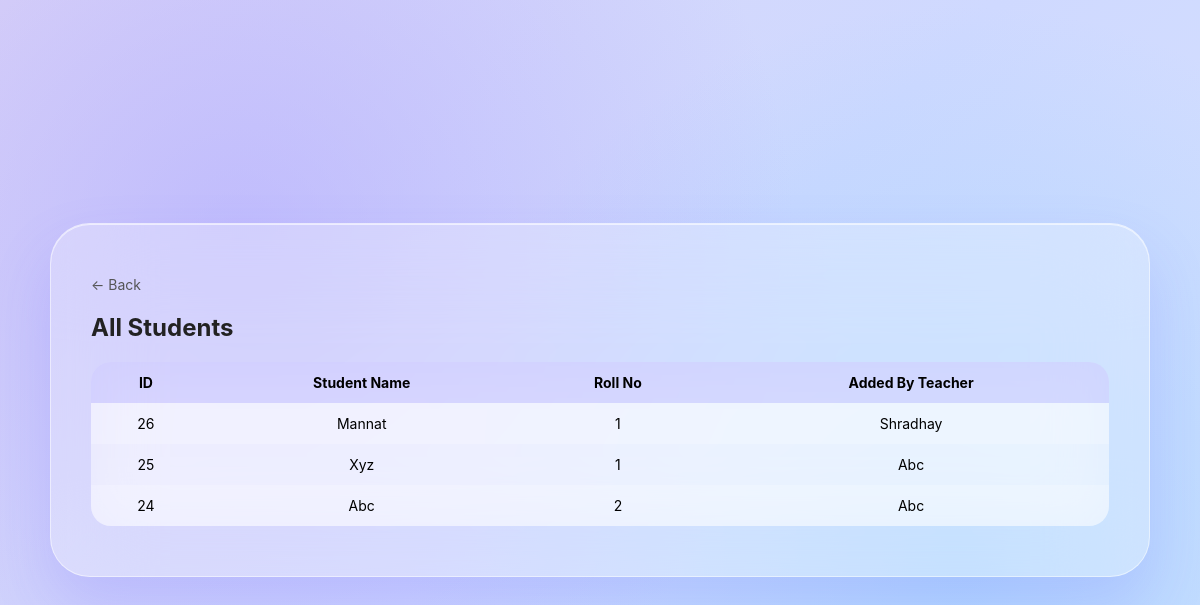
The app's page /view_students.php (signed in) with its own data.
### tables this page shows
CREATE TABLE `students` (
  `id` int NOT NULL AUTO_INCREMENT,
  `principal_id` int NOT NULL,
  `teacher_id` int NOT NULL,
  `name` varchar(150) NOT NULL,
  `password` varchar(255) NOT NULL,
  `created_at` timestamp NULL DEFAULT CURRENT_TIMESTAMP,
  `roll_no` varchar(100) DEFAULT NULL,
  `branch_id` int NOT NULL,
  `class_id` int NOT NULL,
  `university_id` int DEFAULT NULL,
  PRIMARY KEY (`id`),
  UNIQUE KEY `unique_roll` (`roll_no`,`branch_id`,`class_id`),
  KEY `principal_id` (`principal_id`),
  KEY `teacher_id` (`teacher_id`),
  KEY `fk_students_class` (`class_id`),
  CONSTRAINT `fk_students_class` FOREIGN KEY (`class_id`) REFERENCES `classes` (`id`) ON DELETE CASCADE,
  CONSTRAINT `students_ibfk_1` FOREIGN KEY (`principal_id`) REFERENCES `principal` (`id`) ON DELETE CASCADE,
  CONSTRAINT `students_ibfk_2` FOREIGN KEY (`teacher_id`) REFERENCES `teachers` (`id`) ON DELETE CASCADE
);

CREATE TABLE `teachers` (
  `id` int NOT NULL AUTO_INCREMENT,
  `principal_id` int NOT NULL,
  `name` varchar(150) NOT NULL,
  `email` varchar(150) NOT NULL,
  `password` varchar(255) NOT NULL,
  `qualification` varchar(150) DEFAULT NULL,
  `salary` decimal(10,2) DEFAULT '0.00',
  `created_at` timestamp NULL DEFAULT CURRENT_TIMESTAMP,
  `address` varchar(255) DEFAULT NULL,
  `identity_number` varchar(100) DEFAULT NULL,
  `is_active` tinyint(1) DEFAULT '1',
  `university_id` int DEFAULT NULL,
  `branch_id` int DEFAULT NULL,
  PRIMARY KEY (`id`),
  UNIQUE KEY `email` (`email`),
  KEY `principal_id` (`principal_id`),
  CONSTRAINT `teachers_ibfk_1` FOREIGN KEY (`principal_id`) REFERENCES `principal` (`id`) ON DELETE CASCADE
);

### view_students.php (the view, shortened to what this page needs)
<?php
include("db.php");
$principal_id = $_SESSION['principal_id'];
$query = mysqli_query($conn,
    "SELECT s.id, s.name, s.roll_no, t.name AS teacher_name
     FROM students s
     JOIN teachers t ON s.teacher_id = t.id
     WHERE s.principal_id='$principal_id'
     ORDER BY s.id DESC"
);
?>
<!DOCTYPE html>
<html>
<head>
<link rel="stylesheet" href="style.css">
</head>
<body>
<div class="glass">
<a href="teacher_dashboard.php" class="back">← Back</a>
<h2>All Students</h2>
<?php if(mysqli_num_rows($query) > 0){ ?>
<table>
<tr>
    <th>ID</th>
    <th>Student Name</th>
    <th>Roll No</th>
    <th>Added By Teacher</th>
</tr>
<?php while($row = mysqli_fetch_assoc($query)){ ?>
<tr>
    <td><?php echo $row['id']; ?></td>
    <td><?php echo $row['name']; ?></td>
    <td><?php echo $row['roll_no']; ?></td>
    <td><?php echo $row['teacher_name']; ?></td>
</tr>
<?php } ?>
</table>
<?php } else { ?>
<p>No students found.</p>
<?php } ?>
</div>
</body>
</html>

### style.css (style rules this page uses)
* { margin:0; padding:0; box-sizing:border-box; font-family:-apple-system, BlinkMacSystemFont, "Segoe UI", sans-serif; }
body { min-height:100vh; display:flex; justify-content:center; align-items:center; background: radial-gradient(circle at 20% 30%, rgba(170,160,255,0.5), transparent 50%), radial-gradient(circle at 80% 70%, rgba(120,200,255,0.4), transparent 50%), linear-gradient(135deg,#dcd6f7,#cfd9ff,#d7e3ff); padding:20px; }
.glass { width:100%; max-width:1100px; padding:50px 40px; border-radius:40px; background:rgba(255,255,255,0.28); backdrop-filter:blur(50px); -webkit-backdrop-filter:blur(50px); border:1px solid rgba(255,255,255,0.5); box-shadow: 0 30px 60px rgba(120,110,255,0.2), inset 0 1px 0 rgba(255,255,255,0.6); }
h1, h2, h3 { color:#222; margin-bottom:20px; }
.back { display:inline-block; margin-bottom:20px; text-decoration:none; font-size:14px; color:#555; }
table { width:100%; border-collapse:collapse; margin-top:20px; background:rgba(255,255,255,0.4); backdrop-filter:blur(25px); border-radius:20px; overflow:hidden; }
th, td { padding:12px; text-align:center; font-size:14px; }
th { background:rgba(120,110,255,0.2); }
tr:nth-child(even) { background:rgba(255,255,255,0.2); }

### records on screen
students: id "26", name "Mannat", roll_no "1", teacher.name "Shradhay"
students: id "25", name "Xyz", roll_no "1", teacher.name "Abc"
students: id "24", name "Abc", roll_no "2", teacher.name "Abc"
